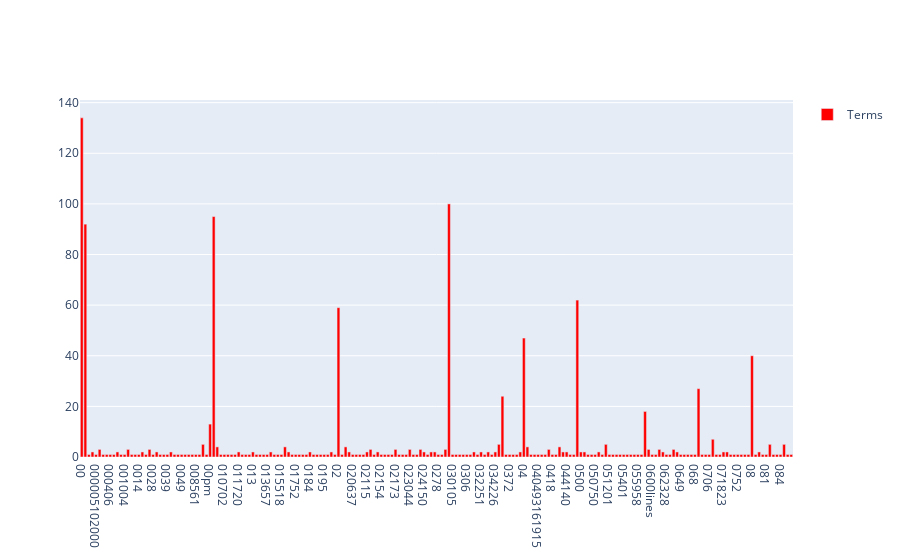

The code cell stored with this chart in its notebook:
### Code cell
import plotly.graph_objects as go

terms = 200

fig = go.Figure(go.Bar(x=count_vect.get_feature_names()[:terms], 
                y=term_frequencies[:terms], showlegend=True, name ='Terms',
                             marker={'color': 'red'}, ))
fig.show()

### Figure 1 — Plotly figure (JSON) as saved in the notebook; plotly's stock layout.template omitted (floating-point values rounded to 4 significant figures; data arrays with more than 128 entries replaced by an {"elided": "..."} marker saying what was removed)
{"data": [{"marker": {"color": "red"}, "name": "Terms", "showlegend": true, "type": "bar", "x": {"elided": "200 str values"}, "y": {"elided": "200 int values"}}], "layout": {}}
